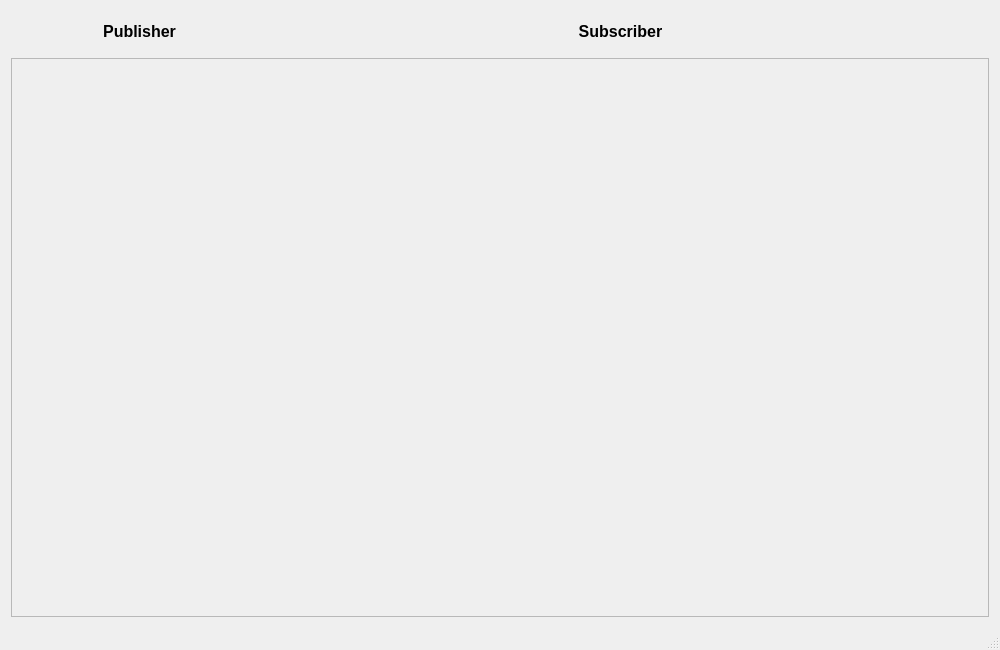
<?xml version="1.0" encoding="UTF-8"?>
<ui version="4.0">
 <class>MainGui</class>
 <widget class="QMainWindow" name="MainGui">
  <property name="geometry">
   <rect>
    <x>0</x>
    <y>0</y>
    <width>1000</width>
    <height>650</height>
   </rect>
  </property>
  <property name="windowTitle">
   <string>ApiGui</string>
  </property>
  <widget class="QWidget" name="centralWidget">
   <layout class="QVBoxLayout" name="verticalLayout">
    <item>
     <widget class="QWidget" name="widget" native="true">
      <property name="minimumSize">
       <size>
        <width>0</width>
        <height>25</height>
       </size>
      </property>
      <layout class="QHBoxLayout" name="horizontalLayout_2">
       <item>
        <widget class="QLabel" name="label">
         <property name="font">
          <font>
           <pointsize>12</pointsize>
           <weight>75</weight>
           <bold>true</bold>
          </font>
         </property>
         <property name="locale">
          <locale language="English" country="UnitedKingdom"/>
         </property>
         <property name="text">
          <string>Publisher</string>
         </property>
         <property name="alignment">
          <set>Qt::AlignCenter</set>
         </property>
        </widget>
       </item>
       <item>
        <widget class="QWidget" name="widget_3" native="true"/>
       </item>
       <item>
        <widget class="QLabel" name="label_2">
         <property name="font">
          <font>
           <pointsize>12</pointsize>
           <weight>75</weight>
           <bold>true</bold>
          </font>
         </property>
         <property name="locale">
          <locale language="English" country="UnitedKingdom"/>
         </property>
         <property name="text">
          <string>Subscriber</string>
         </property>
         <property name="alignment">
          <set>Qt::AlignCenter</set>
         </property>
        </widget>
       </item>
       <item>
        <widget class="QWidget" name="widget_2" native="true"/>
       </item>
      </layout>
     </widget>
    </item>
    <item>
     <widget class="QScrollArea" name="scrollArea">
      <property name="widgetResizable">
       <bool>true</bool>
      </property>
      <widget class="QWidget" name="scrollAreaWidgetContents">
       <property name="geometry">
        <rect>
         <x>0</x>
         <y>0</y>
         <width>980</width>
         <height>565</height>
        </rect>
       </property>
       <property name="autoFillBackground">
        <bool>true</bool>
       </property>
       <layout class="QHBoxLayout" name="horizontalLayout"/>
      </widget>
     </widget>
    </item>
   </layout>
  </widget>
  <widget class="QStatusBar" name="statusBar"/>
 </widget>
 <layoutdefault spacing="6" margin="11"/>
 <resources/>
 <connections/>
</ui>
